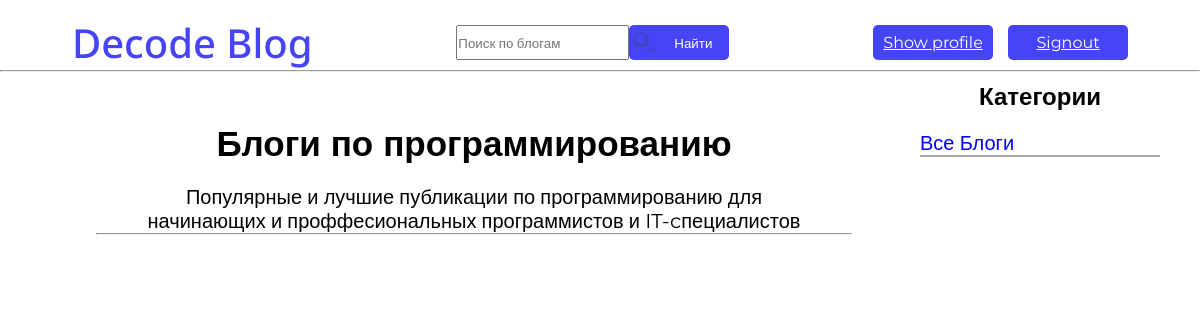
The app's page /blogs/, older data.
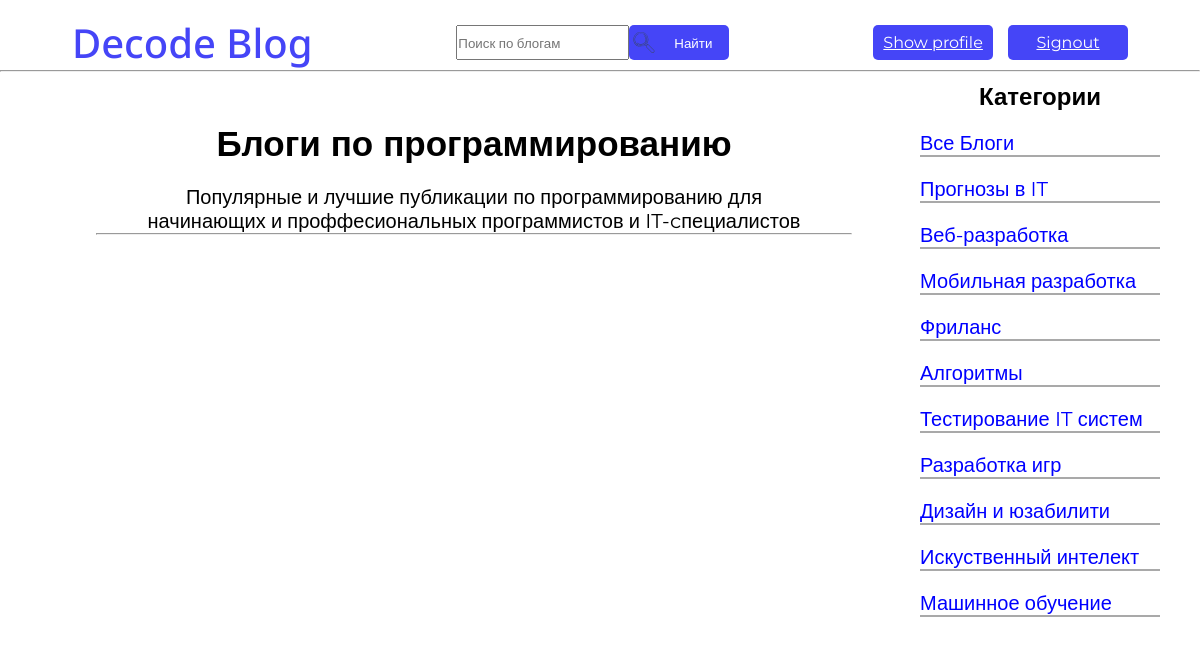
The same page, newer data.
### decode_blogs/models.py (models this page shows, shortened)
class Category(models.Model):
    name = models.CharField(max_length=50)
    class Meta:
        verbose_name = 'Category'
        verbose_name_plural = 'Categories'

### decode_blogs/views.py (the view)
# urls.py: 2. Add a URL to urlpatterns:  path('', Home.as_view(), name='home')
def Home(request):
    data = {
        'title':'Главная',
        'menu': menu,
        'categories': Category.objects.all(),
        'blogs': Blog.objects.all(),
    }
    return render(request, 'decode_blogs/home.html', data)

### decode_blogs/templates/decode_blogs/Home.html (shortened to what this page needs)
{% load static %}
<!DOCTYPE html>
<html lang="en">
<head>
    <link rel="stylesheet" href="{% static 'decode_blogs/css/header.css' %}">
    <link rel="stylesheet" href="{% static 'decode_blogs/css/Home.css' %}">
</head>
<body>
    <header>
        <h1>Decode Blog</h1>
        <div class="header-div-1">
            <input type="search" placeholder="Поиск по блогам">
            <button id="button-find">
                <img src="{% static 'decode_blogs/images/search_icon.svg' %}" alt="" id="search_icon">
                Найти
            </button>
        </div>
        <div class="header-div-2">
            <a href="{% url 'decode_authe:profile' %}" class="button-reg">Show profile</a>
            <a href="{% url 'decode_authe:signout' %}" class="button-reg">Signout</a>
        </div>
    </header>
    <hr id="hr-line">
    <section class="main">
        <div class="blogs">
            <h2 id="h2-blog">Блоги по программированию </h2>
            <p id="h2-p">Популярные и лучшие публикации по программированию  для <br>начинающих и проффесиональных программистов и IT-cпециалистов</p>
            <hr>
            <div class="categories">
                <h2 id="categories-name">Категории</h2>
                {% if category_id == 0 %}
                    <a href="{% url 'decode_blogs:home' %}" class="selected-ctgr">Все товары</a>
                {% else %}
                    <a href="{% url 'decode_blogs:home' %}">Все Блоги</a>
                {% endif %}
                {% for ctgr in categories %}
                    {% if category_id == ctgr.id %}
                        <a href="{% url 'decode_blogs:category' ctgr.id %}" class="selected-ctgr">{{ctgr.name}}</a>
                    {% else %}
                        <a href="{% url 'decode_blogs:category' ctgr.id %}">{{ctgr.name}}</a>
                    {% endif %}
                {% endfor %}
            </div>
        </div>
    </section>
</body>
</html>

Row changes from the older to the newer data that the page shows:
added Category: name "Прогнозы в IT"
added Category: name "Веб-разработка"
added Category: name "Мобильная разработка"
added Category: name "Фриланс"
added Category: name "Алгоритмы"
added Category: name "Тестирование IT систем"
added Category: name "Разработка игр"
added Category: name "Дизайн и юзабилити"
added Category: name "Искуственный интелект"
added Category: name "Машинное обучение"
